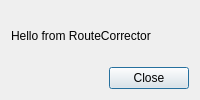
<?xml version="1.0" encoding="UTF-8"?>
<ui version="4.0">
 <class>MainDialog</class>
 <widget class="QDialog" name="MainDialog">
  <property name="windowTitle"><string>RouteCorrector</string></property>
  <layout class="QVBoxLayout" name="verticalLayout">
   <item><widget class="QLabel" name="label">
     <property name="text"><string>Hello from RouteCorrector</string></property>
   </widget></item>
   <item><widget class="QDialogButtonBox" name="buttonBox">
     <property name="standardButtons"><set>QDialogButtonBox::Close</set></property>
   </widget></item>
  </layout>
 </widget>
 <resources/><connections/>
</ui>
